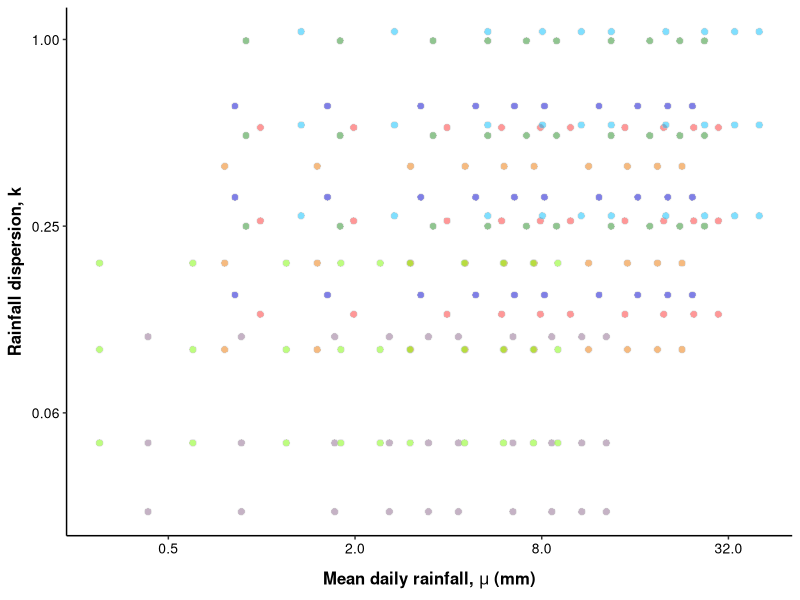
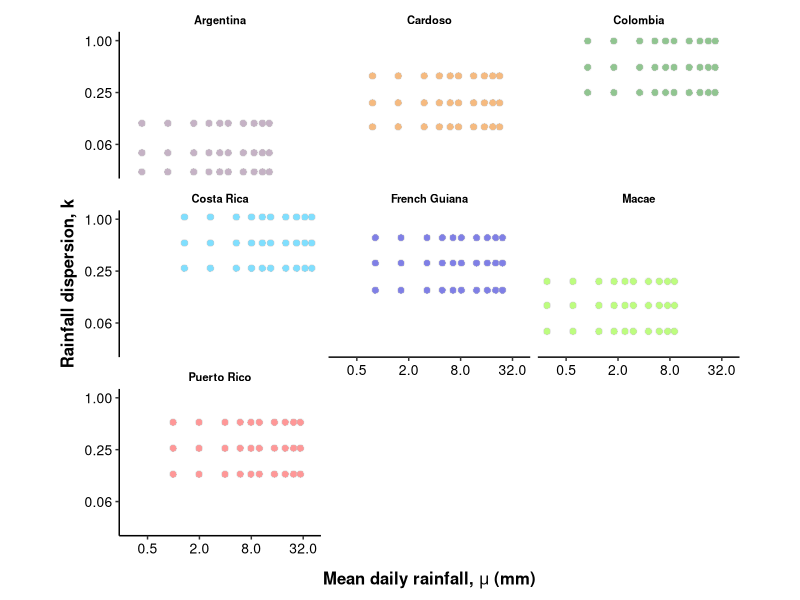

Write R code to recreate these figures, in order.
# cleaning up the environment ---------------------------------------------------------------------------------------------------------

rm(list=ls(all=TRUE))

# loading packages --------------------------------------------------------------------------------------------------------------------

library(tidyverse)

# loading data ------------------------------------------------------------------------------------------------------------------------

fulldata <- read.csv( "Data/fulldata.csv")
site_treatment_data <- read.csv( "Data/site_treatment_data.csv")

# general theme for ggplot2 -----------------------------------------------------------------------------------------------------------

general_theme <- theme(panel.border = element_blank(),
                       panel.background = element_blank(),
                       axis.title = element_text(face = "bold", size = 12, colour = "black"),
                       axis.text = element_text(size = 10, colour = "black"), 
                       axis.line.x = element_line(colour = "black", size = 0.5),
                       axis.line.y = element_line(colour = "black", size = 0.5),
                       panel.grid = element_blank(),
                       axis.title.x = element_text(margin = margin(10, 0, 0, 0)),
                       axis.title.y = element_text(margin = margin(0, 5, 0, 0)))

# creating functions ------------------------------------------------------------------------------------------------------------------

scaleFUN <- function(x) sprintf("%.2f", x)

# tidying site names ------------------------------------------------------------------------------------------------------------------

site_treatment_data$site <- sub(pattern = "argentina", replacement = "Argentina", x = site_treatment_data$site)
site_treatment_data$site <- sub(pattern = "cardoso", replacement = "Cardoso", x = site_treatment_data$site)
site_treatment_data$site <- sub(pattern = "colombia", replacement = "Colombia", x = site_treatment_data$site)
site_treatment_data$site <- sub(pattern = "costarica", replacement = "Costa Rica", x = site_treatment_data$site)
site_treatment_data$site <- sub(pattern = "frenchguiana", replacement = "French Guiana", x = site_treatment_data$site)
site_treatment_data$site <- sub(pattern = "macae", replacement = "Macae", x = site_treatment_data$site)
site_treatment_data$site <- sub(pattern = "puertorico", replacement = "Puerto Rico", x = site_treatment_data$site)

sitemean <- filter(fulldata,mu.scalar == "1", k.scalar == "1") %>%
  select(site, mu.scalar, k.scalar, intended.mu, intended.k)

sitecorners <- filter(fulldata,mu.scalar %in% c("0.1","3"),
                      k.scalar %in% c("0.5","2")) %>% 
  select(site, mu.scalar, k.scalar, intended.mu, intended.k)

sitecorners$order<-rep(c(1,2,4,3), 7)

sitecorners<-arrange(sitecorners, order)


# panel A -----------------------------------------------------------------------------------------------------------------------------

ggplot() +
  geom_point(data = fulldata, mapping = aes(x = intended.mu, y = intended.k, fill = site),
             colour = "grey80", shape = 21, size = 2, alpha = 0.5, na.rm = TRUE) + 
  scale_fill_manual(values = c("plum4", "darkorange2", "forestgreen", "deepskyblue1", "mediumblue", "lawngreen", "firebrick1")) +
  scale_x_continuous(name = expression(bold(paste("Mean daily rainfall, ",mu, " (mm)"))), trans = "log2") +
  scale_y_continuous(name = "Rainfall dispersion, k", label = scaleFUN, trans = "log2") +
  coord_equal() +
  general_theme +
  theme(legend.position = "none")
#  geom_polygon(data = sitecorners, aes(color = site), fill = NA) + ## missing data = sitecorners

# panel B -----------------------------------------------------------------------------------------------------------------------------

ggplot(data = site_treatment_data) +
  facet_wrap(~ site) + 
  geom_point(mapping = aes(x = intended.mu, y = intended.k, fill = site),
             colour = "grey80", shape = 21, size = 2, alpha = 0.5, na.rm = TRUE) + 
  # missing data = sitecorners
  # geom_polygon(data = sitecorners, mapping = aes(color = site), fill = NA) +
  scale_fill_manual(values = c("plum4", "darkorange2", "forestgreen", "deepskyblue1", "mediumblue", "lawngreen", "firebrick1")) +
  scale_x_continuous(name = expression(bold(paste("Mean daily rainfall, ",mu, " (mm)"))), trans = "log2") +
  scale_y_continuous(name = "Rainfall dispersion, k", label = scaleFUN, trans = "log2") +
  coord_equal() +
  # missing data = sitemean
  # geom_point(data = sitemean, mapping = aes(color = site), size = 4, alpha = 1, na.rm = TRUE)+
  general_theme +
  theme(strip.background = element_blank(),
        strip.placement = "outside",
        strip.text = element_text(face = "bold", colour = "black", size = 8),
        legend.position = "none")
  
## mising data = original_data_parameters
# plot2<-plot1b + 
#   geom_point(pch = 21, size = 2.2, fill = "white", position = position_jitter(0.2, 0.2),
#              data = original_data_parameters, alpha = 0.8) + theme(legend.position="none")
# plot2
